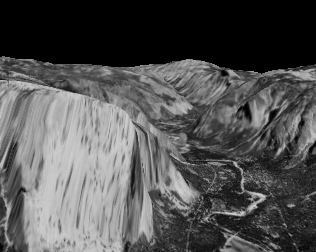
#> input picture Gaussian-Laplacian-Pyramids/resources/yos_img_01.jpg, 316 x 252 px, found by its file name
$ python laplacian_pyramid.py
#> lines starting #> are read from the running program, lines starting #| are printed output that depends on the picture
#> further down, img is the input picture: shape (252, 316, 3); min 0, max 211, mean 83.1
### Gaussian-Laplacian-Pyramids/gaussian_pyramid.py
import cv2
import numpy as np
import sys
from collections import OrderedDict
import matplotlib.pyplot as plt

def save_images(img, path):

        cols = 2
        rows = np.ceil(float(len(img)) / cols)

        plt.figure(1)
        for i, data in enumerate(img):
            plot_i = rows * 100 + cols * 10 + 1 + i
            plt.subplot(plot_i)
            plt.imshow(data)

        plt.savefig(path)

def gaussian(img, levels = 4, save = False):
#> called with levels = 4, save = False
    gau_pyr = [img]
    for i in range(levels-1):
        gau_pyr.append(cv2.pyrDown(gau_pyr[-1])) #gau_pyrDown is the reduce operator in OpenCV
#> after the loop, gau_pyr = 4 items

    print('Gaussian pyramid complete')
    if save:
        save_images(gau_pyr, 'results/gaussian-pyramid-'+str(levels)+'-levels.png')

        print('Gaussian Pyramid Images saved')

    return gau_pyr

# [3 lines that do not run on import are left out]

### Gaussian-Laplacian-Pyramids/laplacian_pyramid.py
import cv2
import numpy as np
import sys
from collections import OrderedDict
import matplotlib.pyplot as plt
from gaussian_pyramid import *

def laplacian(img, levels = 4,save = False):

    gau_pyr = gaussian(img,levels)
#> gau_pyr = 4 items
    lap_pyr = [gau_pyr[levels-1]]

    for i in range(levels-1, 0, -1):
        G1 = cv2.pyrUp(gau_pyr[i])
        G2 = gau_pyr[i-1]

        rdiff, cdiff = G2.shape[0] - G1.shape[0], G2.shape[1] - G1.shape[1]
        # if expanded image is bigger then crop it
        if rdiff < 0:
            G1 = G1[:G2.shape[0], :]
            rdiff = 0
        if cdiff < 0:
            G1 = G1[:, :G2.shape[1]]
            cdiff = 0
        # if expanded image is smaller then replicate border
        G1 = cv2.copyMakeBorder(G1, 0, rdiff, 0, cdiff, cv2.BORDER_REPLICATE)

        # subtract the two gaussian levels to get the corresponding laplacian
        L = cv2.subtract(G2, G1)
        lap_pyr.append(L)
#> this loop made 3 passes
#> pass 1, in laplacian, `G1 = cv2.pyrUp(gau_pyr[i])`:
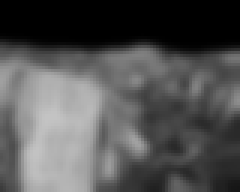
#> G1: shape (64, 80, 3) (shown 3 times larger); min 0, max 195, mean 82.5
#> pass 1, in laplacian, `G2 = gau_pyr[i-1]`:
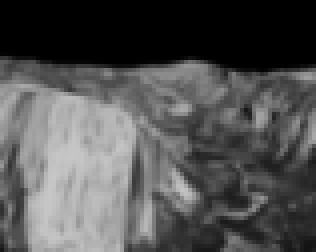
#> G2: shape (63, 79, 3) (shown 4 times larger); min 0, max 200, mean 82.7
#> after the loop:
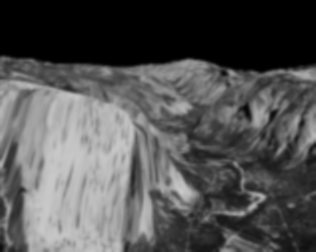
#> G1: shape (252, 316, 3); min 0, max 202, mean 83.1
#> after the loop, lap_pyr = 4 items

    print('Laplacian pyramid complete')


    if save:
        save_images(lap_pyr[::-1], 'results/Laplacian-pyramid-'+str(levels)+'-levels.png')
#> in save_images, `rows = np.ceil(float(len(img)) / cols)`: rows = 2
#> the loop in save_images, `for i, data in enumerate(img):` made 4 passes
#> in save_images, `plt.savefig(path)`:
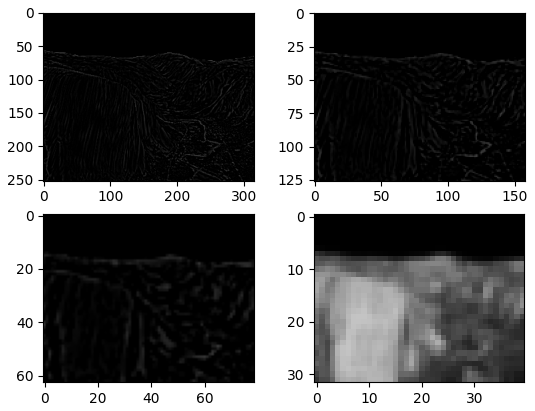
#> figure drawn by matplotlib, 4 panels
        print('Laplacian Pyramid Images saved')

    return lap_pyr[::-1]

if __name__ == '__main__':
    img = cv2.imread('resources/DataSeq1/yos_img_01.jpg', cv2.IMREAD_COLOR) #First frame of DataSeq1
    laplacian(img, 4, True)
